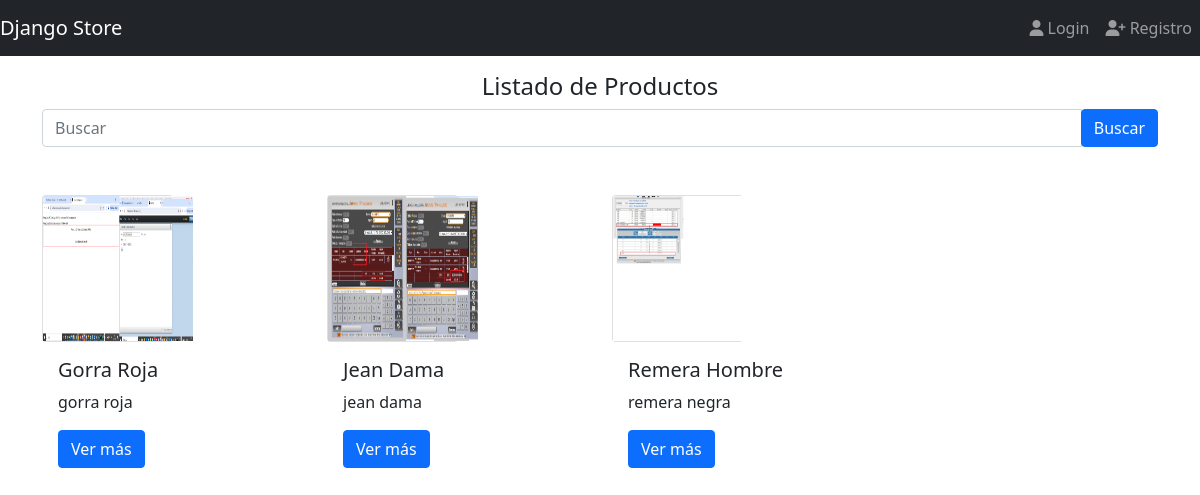
The page / on the database its author committed.
### products/models.py (models this page shows, shortened)
class Product(models.Model):
    title = models.CharField(max_length=50)
    description = models.TextField()
    price = models.DecimalField(max_digits=8,decimal_places=2, default=0.0)
    slug = models.SlugField(null=False,blank=False, unique=True)
    image = models.ImageField(upload_to='products/', null=False,blank=False)
    created_at = models.DateTimeField(auto_now_add=True)

### products/views.py (the view)
# urls.py: path('', ProductListView.as_view(), name='index'),
class ProductListView(ListView):
    template_name = 'index.html'
    queryset = Product.objects.all().order_by('-id')
    def get_context_data(self, **kwargs):
        context = super().get_context_data(**kwargs)
        context['message'] = 'Listado de Productos'
        return context

### templates/index.html
{% extends 'base.html'%}
{% block content %}
    <div class="col">
        <h4 class="text-center">{{message}}</h4>
        {% include "products/snippets/search.html" %}
        {% include "products/snippets/list.html" %}
    </div>
{% endblock %}

### products/templates/products/snippets/list.html
<div class="row">
    {% for object in product_list %}
        <div class="col-3 mt-5">
            {% include "products/snippets/product.html" with product=object %}
        </div>
    {% endfor%}
</div>

### products/templates/products/snippets/product.html
<div class="card h-50 w-50">
    {%if product.image %}
        <img src="{{ product.image.url }}" alt="imagen del producto" height="150" width="150">
    {% endif %}
</div>
<div class="card-body">
    <h5 class="card-title">{{product.title}}</h5>
    <p class="card-text">{{product.description}}</p>
    <a href="{% url 'products:product' product.slug %}" class="btn btn-primary">Ver más</a>
</div>

### rows shown on the page
Product: image (picture), title "Gorra Roja", description "gorra roja"
Product: image (picture), title "Jean Dama", description "jean dama"
Product: image (picture), title "Remera Hombre", description "remera negra"

### other values the page prints
{{ message }} "Listado de Productos"
